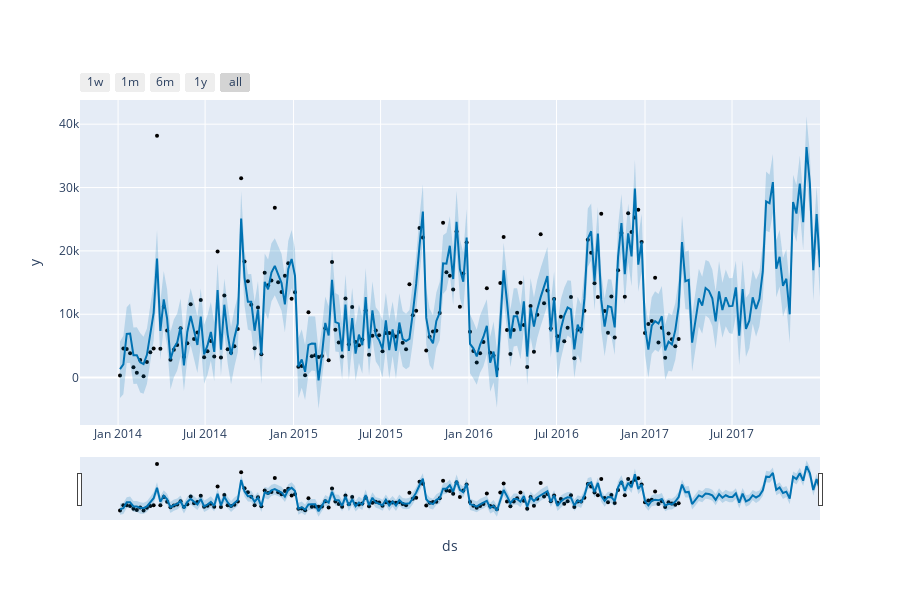
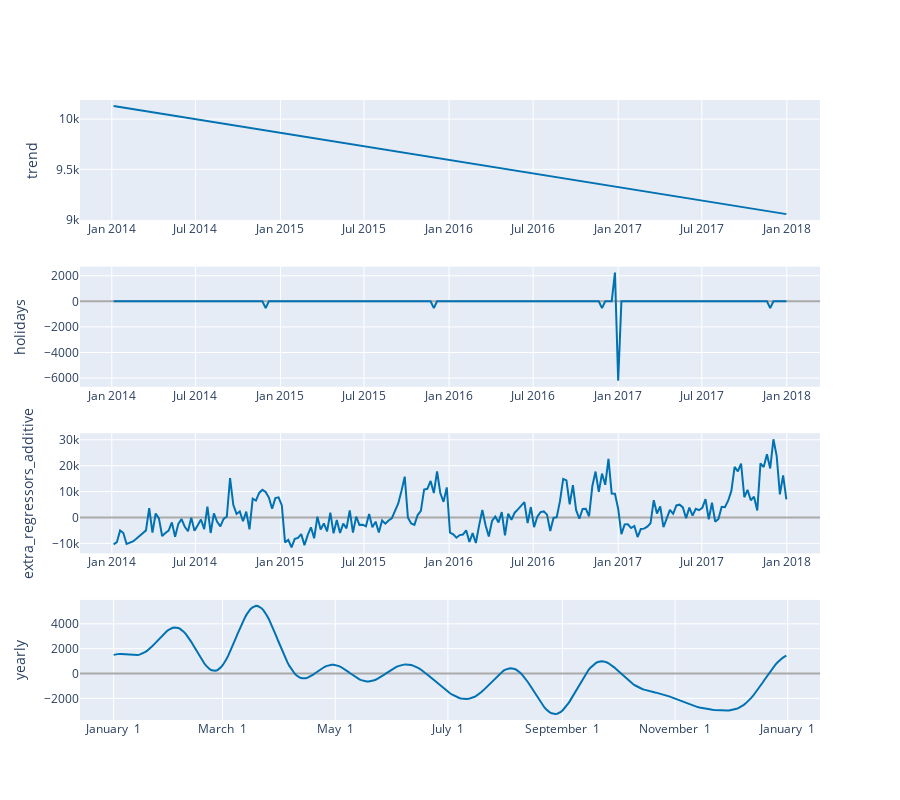
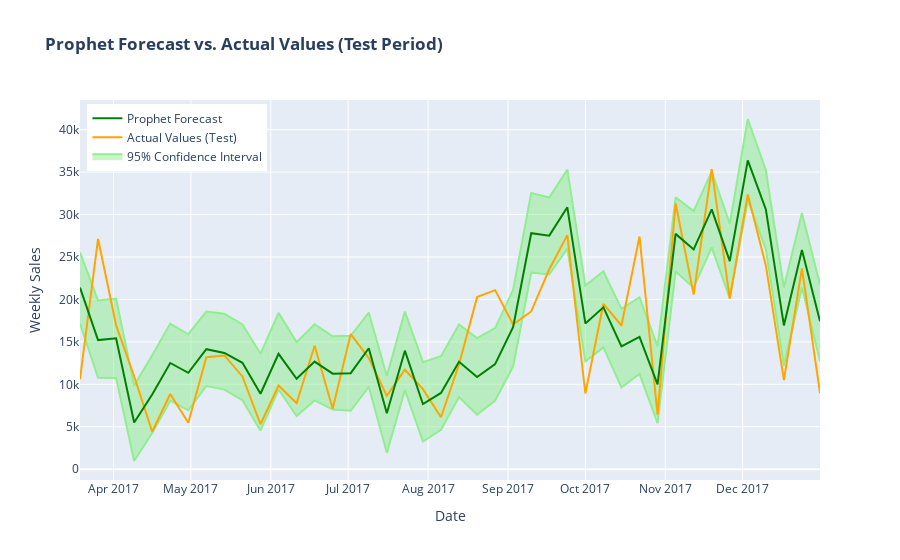

Notebook source saved alongside these figures, in order:
### Markdown cell above
**Dokumentasi Metode: Prophet**
 adalah library forecasting dari Meta (Facebook) yang dirancang untuk menjadi intuitif dan robust, terutama untuk data bisnis yang memiliki pola musiman kuat disertai dengan efek hari libur. Prophet secara otomatis mendeteksi tren, perubahan tren (changepoints), serta pola musiman mingguan dan tahunan.

### Code cell
from prophet.plot import plot_plotly, plot_components_plotly
import plotly.graph_objects as go
from prophet import Prophet

# --- Persiapan Data untuk Prophet ---
# Prophet memerlukan kolom 'ds' (datestamp) dan 'y' (target)
prophet_df = pd.DataFrame()

prophet_df['ds'] = weekly_df.index
prophet_df['y'] = weekly_df['Sales'].values

prophet_df['Quantity'] = weekly_df['Quantity'].values
prophet_df['Discount'] = weekly_df['Discount'].values
prophet_df['month'] = weekly_df['month'].values

# Mendefinisikan hari libur (costum holidays)
holiday_df = pd.DataFrame({
    'holiday': 'black_friday',
    'ds': black_friday_dates,
    'lower_window': 0,
    'upper_window': 2
})

# Train Test Split
train_size = int(len(prophet_df) * 0.8)
train = prophet_df[:train_size]
test = prophet_df[train_size:]

# --- Konfigurasi dan Pelatihan Model ---
model_prophet = Prophet(
    holidays=holiday_df,
    yearly_seasonality=True,
    weekly_seasonality=False, # Data sudah mingguan
    daily_seasonality=False
)
model_prophet.add_country_holidays(country_name='US') # Menambahkan hari libur standar AS
model_prophet.add_regressor('Quantity')
model_prophet.add_regressor('Discount')
model_prophet.add_regressor('month')

model_prophet.fit(train)

# --- Forecasting dan Evaluasi ---
# Membuat dataframe 'future' yang berisi tanggal untuk peramalan
future = model_prophet.make_future_dataframe(periods=len(test), freq='W')
future = pd.merge(future, prophet_df.drop(columns='y'), on='ds', how='left') # Menambahkan data regressor
forecast_prophet = model_prophet.predict(future)

# --- Visualisasi Interaktif ---
# Gunakan plot bawaan Prophet yang sudah interaktif

print("Prophet Forecast, Plot Interaktif:")
fig1 = plot_plotly(model_prophet, forecast_prophet)
fig1.show()

# Create the components plot (interactive)
print("\nProphet Components Plot, Interaktif:")
fig2 = plot_components_plotly(model_prophet, forecast_prophet)
fig2.show()

print("\nPlot Interaktif Perbandingan:")
fig_custom = go.Figure()

forecast_test_period = forecast_prophet.iloc[-len(test):]

fig_custom.add_trace(go.Scatter(
    x=forecast_test_period['ds'],
    y=forecast_test_period['yhat_lower'],
    fill=None,
    mode='lines',
    line=dict(color='lightgreen'),
    showlegend=False
))
fig_custom.add_trace(go.Scatter(
    x=forecast_test_period['ds'],
    y=forecast_test_period['yhat_upper'],
    fill='tonexty',
    mode='lines',
    line=dict(color='lightgreen'),
    name='95% Confidence Interval'
))

fig_custom.add_trace(go.Scatter(
    x=test['ds'],
    y=test['y'],
    name='Actual Values (Test)',
    mode='lines',
    line=dict(color='orange')
))

fig_custom.add_trace(go.Scatter(
    x=forecast_test_period['ds'],
    y=forecast_test_period['yhat'],
    name='Prophet Forecast',
    mode='lines',
    line=dict(color='green')
))

fig_custom.update_layout(
    title_text="<b>Prophet Forecast vs. Actual Values (Test Period)</b>",
    xaxis_title="Date",
    yaxis_title="Weekly Sales",
    legend=dict(x=0.01, y=0.99)
)

fig_custom.show()

# --- Metrik Evaluasi ---
y_forecast_prophet = forecast_prophet.iloc[-len(test):]['yhat']
y_test_prophet = test['y']
mae_prophet = mean_absolute_error(y_test_prophet, y_forecast_prophet)
mape_prophet = mean_absolute_percentage_error(y_test_prophet, y_forecast_prophet)
print(f"MAE Prophet: ${mae_prophet:,.2f}")
print(f"MAPE Prophet: {mape_prophet:.2%}")

### Figure 1 — Plotly figure (JSON) as saved in the notebook; plotly's stock layout.template omitted (floating-point values rounded to 4 significant figures; data arrays with more than 128 entries replaced by an {"elided": "..."} marker saying what was removed)
{"data": [{"marker": {"color": "black", "size": 4}, "mode": "markers", "name": "Actual", "type": "scatter", "x": {"elided": "167 str values"}, "y": {"elided": "167 float values"}}, {"hoverinfo": "skip", "line": {"width": 0}, "mode": "lines", "type": "scatter", "x": {"elided": "209 str values"}, "y": {"elided": "209 float values"}}, {"fill": "tonexty", "fillcolor": "rgba(0, 114, 178, 0.2)", "line": {"color": "#0072B2", "width": 2}, "mode": "lines", "name": "Predicted", "type": "scatter", "x": {"elided": "209 str values"}, "y": {"elided": "209 float values"}}, {"fill": "tonexty", "fillcolor": "rgba(0, 114, 178, 0.2)", "hoverinfo": "skip", "line": {"width": 0}, "mode": "lines", "type": "scatter", "x": {"elided": "209 str values"}, "y": {"elided": "209 float values"}}], "layout": {"height": 600, "showlegend": false, "width": 900, "xaxis": {"rangeselector": {"buttons": [{"count": 7, "label": "1w", "step": "day", "stepmode": "backward"}, {"count": 1, "label": "1m", "step": "month", "stepmode": "backward"}, {"count": 6, "label": "6m", "step": "month", "stepmode": "backward"}, {"count": 1, "label": "1y", "step": "year", "stepmode": "backward"}, {"step": "all"}]}, "rangeslider": {"visible": true}, "title": {"text": "ds"}, "type": "date"}, "yaxis": {"title": {"text": "y"}}}}

### Figure 2 — Plotly figure (JSON) as saved in the notebook; plotly's stock layout.template omitted (floating-point values rounded to 4 significant figures; data arrays with more than 128 entries replaced by an {"elided": "..."} marker saying what was removed)
{"data": [{"line": {"color": "#0072B2", "width": 2}, "mode": "lines", "name": "trend", "type": "scatter", "x": {"elided": "209 str values"}, "xaxis": "x", "y": {"elided": "209 float values"}, "yaxis": "y"}, {"line": {"color": "rgba(0, 114, 178, 0.2)", "width": 0}, "mode": "lines", "name": "trend_upper", "type": "scatter", "x": {"elided": "209 str values"}, "xaxis": "x", "y": {"elided": "209 float values"}, "yaxis": "y"}, {"fill": "tonexty", "fillcolor": "rgba(0, 114, 178, 0.2)", "line": {"color": "rgba(0, 114, 178, 0.2)", "width": 0}, "mode": "lines", "name": "trend_lower", "type": "scatter", "x": {"elided": "209 str values"}, "xaxis": "x", "y": {"elided": "209 float values"}, "yaxis": "y"}, {"line": {"color": "#0072B2", "width": 2}, "mode": "lines", "name": "holidays", "text": {"elided": "209 str values"}, "type": "scatter", "x": {"elided": "209 str values"}, "xaxis": "x2", "y": {"elided": "209 float values"}, "yaxis": "y2"}, {"line": {"color": "#0072B2", "width": 2}, "mode": "lines", "name": "extra_regressors_additive", "type": "scatter", "x": {"elided": "209 str values"}, "xaxis": "x3", "y": {"elided": "209 float values"}, "yaxis": "y3"}, {"line": {"color": "#0072B2", "width": 2}, "mode": "lines", "name": "yearly", "type": "scatter", "x": {"elided": "365 str values"}, "xaxis": "x4", "y": {"elided": "365 float values"}, "yaxis": "y4"}], "layout": {"height": 800, "showlegend": false, "width": 900, "xaxis": {"anchor": "y", "domain": [0, 1], "range": ["2013-10-24T04:48:00", "2018-03-13T19:12:00"], "type": "date"}, "xaxis2": {"anchor": "y2", "domain": [0, 1], "range": ["2013-10-24T04:48:00", "2018-03-13T19:12:00"], "type": "date"}, "xaxis3": {"anchor": "y3", "domain": [0, 1], "range": ["2013-10-24T04:48:00", "2018-03-13T19:12:00"], "type": "date"}, "xaxis4": {"anchor": "y4", "domain": [0, 1], "range": ["2016-12-13T18:54:02.958904115", "2018-01-18T11:04:57.863013581"], "tickformat": "%B %e", "type": "date"}, "yaxis": {"anchor": "x", "domain": [0.8063, 1], "rangemode": "normal", "title": {"text": "trend"}, "zerolinecolor": "#AAA"}, "yaxis2": {"anchor": "x2", "domain": [0.5375, 0.7312], "rangemode": "tozero", "title": {"text": "holidays"}, "zerolinecolor": "#AAA"}, "yaxis3": {"anchor": "x3", "domain": [0.2687, 0.4625], "rangemode": "tozero", "title": {"text": "extra_regressors_additive"}, "zerolinecolor": "#AAA"}, "yaxis4": {"anchor": "x4", "domain": [0, 0.1938], "title": {"text": "yearly"}, "zerolinecolor": "#AAA"}}}

### Figure 3 — Plotly figure (JSON) as saved in the notebook; plotly's stock layout.template omitted (floating-point values rounded to 4 significant figures)
{"data": [{"line": {"color": "lightgreen"}, "mode": "lines", "showlegend": false, "type": "scatter", "x": ["2017-03-19T00:00:00.000000000", "2017-03-26T00:00:00.000000000", "2017-04-02T00:00:00.000000000", "2017-04-09T00:00:00.000000000", "2017-04-16T00:00:00.000000000", "2017-04-23T00:00:00.000000000", "2017-04-30T00:00:00.000000000", "2017-05-07T00:00:00.000000000", "2017-05-14T00:00:00.000000000", "2017-05-21T00:00:00.000000000", "2017-05-28T00:00:00.000000000", "2017-06-04T00:00:00.000000000", "2017-06-11T00:00:00.000000000", "2017-06-18T00:00:00.000000000", "2017-06-25T00:00:00.000000000", "2017-07-02T00:00:00.000000000", "2017-07-09T00:00:00.000000000", "2017-07-16T00:00:00.000000000", "2017-07-23T00:00:00.000000000", "2017-07-30T00:00:00.000000000", "2017-08-06T00:00:00.000000000", "2017-08-13T00:00:00.000000000", "2017-08-20T00:00:00.000000000", "2017-08-27T00:00:00.000000000", "2017-09-03T00:00:00.000000000", "2017-09-10T00:00:00.000000000", "2017-09-17T00:00:00.000000000", "2017-09-24T00:00:00.000000000", "2017-10-01T00:00:00.000000000", "2017-10-08T00:00:00.000000000", "2017-10-15T00:00:00.000000000", "2017-10-22T00:00:00.000000000", "2017-10-29T00:00:00.000000000", "2017-11-05T00:00:00.000000000", "2017-11-12T00:00:00.000000000", "2017-11-19T00:00:00.000000000", "2017-11-26T00:00:00.000000000", "2017-12-03T00:00:00.000000000", "2017-12-10T00:00:00.000000000", "2017-12-17T00:00:00.000000000", "2017-12-24T00:00:00.000000000", "2017-12-31T00:00:00.000000000"], "y": [17170.0, 10780.0, 10760.0, 969.1, 4275.0, 8079.0, 6941.0, 9800.0, 9379.0, 8138.0, 4539.0, 9386.0, 6271.0, 8100.0, 7046.0, 6884.0, 9713.0, 1930.0, 9315.0, 3257.0, 4648.0, 8503.0, 6435.0, 8093.0, 12120.0, 23160.0, 22940.0, 25990.0, 12700.0, 14340.0, 9622.0, 11220.0, 5418.0, 23290.0, 21390.0, 26140.0, 20130.0, 31660.0, 25920.0, 12180.0, 21420.0, 12730.0]}, {"fill": "tonexty", "line": {"color": "lightgreen"}, "mode": "lines", "name": "95% Confidence Interval", "type": "scatter", "x": ["2017-03-19T00:00:00.000000000", "2017-03-26T00:00:00.000000000", "2017-04-02T00:00:00.000000000", "2017-04-09T00:00:00.000000000", "2017-04-16T00:00:00.000000000", "2017-04-23T00:00:00.000000000", "2017-04-30T00:00:00.000000000", "2017-05-07T00:00:00.000000000", "2017-05-14T00:00:00.000000000", "2017-05-21T00:00:00.000000000", "2017-05-28T00:00:00.000000000", "2017-06-04T00:00:00.000000000", "2017-06-11T00:00:00.000000000", "2017-06-18T00:00:00.000000000", "2017-06-25T00:00:00.000000000", "2017-07-02T00:00:00.000000000", "2017-07-09T00:00:00.000000000", "2017-07-16T00:00:00.000000000", "2017-07-23T00:00:00.000000000", "2017-07-30T00:00:00.000000000", "2017-08-06T00:00:00.000000000", "2017-08-13T00:00:00.000000000", "2017-08-20T00:00:00.000000000", "2017-08-27T00:00:00.000000000", "2017-09-03T00:00:00.000000000", "2017-09-10T00:00:00.000000000", "2017-09-17T00:00:00.000000000", "2017-09-24T00:00:00.000000000", "2017-10-01T00:00:00.000000000", "2017-10-08T00:00:00.000000000", "2017-10-15T00:00:00.000000000", "2017-10-22T00:00:00.000000000", "2017-10-29T00:00:00.000000000", "2017-11-05T00:00:00.000000000", "2017-11-12T00:00:00.000000000", "2017-11-19T00:00:00.000000000", "2017-11-26T00:00:00.000000000", "2017-12-03T00:00:00.000000000", "2017-12-10T00:00:00.000000000", "2017-12-17T00:00:00.000000000", "2017-12-24T00:00:00.000000000", "2017-12-31T00:00:00.000000000"], "y": [25540.0, 19880.0, 20110.0, 9864.0, 13430.0, 17160.0, 15900.0, 18580.0, 18310.0, 17060.0, 13590.0, 18410.0, 14970.0, 17080.0, 15670.0, 15720.0, 18450.0, 10990.0, 18560.0, 12620.0, 13320.0, 17040.0, 15440.0, 16620.0, 21160.0, 32550.0, 32010.0, 35290.0, 21620.0, 23320.0, 18890.0, 20260.0, 14460.0, 32030.0, 30400.0, 35040.0, 28910.0, 41250.0, 35220.0, 21400.0, 30190.0, 21750.0]}, {"line": {"color": "orange"}, "mode": "lines", "name": "Actual Values (Test)", "type": "scatter", "x": ["2017-03-19T00:00:00.000000000", "2017-03-26T00:00:00.000000000", "2017-04-02T00:00:00.000000000", "2017-04-09T00:00:00.000000000", "2017-04-16T00:00:00.000000000", "2017-04-23T00:00:00.000000000", "2017-04-30T00:00:00.000000000", "2017-05-07T00:00:00.000000000", "2017-05-14T00:00:00.000000000", "2017-05-21T00:00:00.000000000", "2017-05-28T00:00:00.000000000", "2017-06-04T00:00:00.000000000", "2017-06-11T00:00:00.000000000", "2017-06-18T00:00:00.000000000", "2017-06-25T00:00:00.000000000", "2017-07-02T00:00:00.000000000", "2017-07-09T00:00:00.000000000", "2017-07-16T00:00:00.000000000", "2017-07-23T00:00:00.000000000", "2017-07-30T00:00:00.000000000", "2017-08-06T00:00:00.000000000", "2017-08-13T00:00:00.000000000", "2017-08-20T00:00:00.000000000", "2017-08-27T00:00:00.000000000", "2017-09-03T00:00:00.000000000", "2017-09-10T00:00:00.000000000", "2017-09-17T00:00:00.000000000", "2017-09-24T00:00:00.000000000", "2017-10-01T00:00:00.000000000", "2017-10-08T00:00:00.000000000", "2017-10-15T00:00:00.000000000", "2017-10-22T00:00:00.000000000", "2017-10-29T00:00:00.000000000", "2017-11-05T00:00:00.000000000", "2017-11-12T00:00:00.000000000", "2017-11-19T00:00:00.000000000", "2017-11-26T00:00:00.000000000", "2017-12-03T00:00:00.000000000", "2017-12-10T00:00:00.000000000", "2017-12-17T00:00:00.000000000", "2017-12-24T00:00:00.000000000", "2017-12-31T00:00:00.000000000"], "y": [10590.0, 27130.0, 16950.0, 10960.0, 4421.0, 8866.0, 5484.0, 13200.0, 13410.0, 10930.0, 5299.0, 9854.0, 7783.0, 14550.0, 7115.0, 15920.0, 13090.0, 8644.0, 11720.0, 9439.0, 6123.0, 12350.0, 20270.0, 21090.0, 17050.0, 18580.0, 23550.0, 27580.0, 8921.0, 19480.0, 16930.0, 27410.0, 6423.0, 31330.0, 20570.0, 35340.0, 20090.0, 32350.0, 24010.0, 10500.0, 23660.0, 8978.0]}, {"line": {"color": "green"}, "mode": "lines", "name": "Prophet Forecast", "type": "scatter", "x": ["2017-03-19T00:00:00.000000000", "2017-03-26T00:00:00.000000000", "2017-04-02T00:00:00.000000000", "2017-04-09T00:00:00.000000000", "2017-04-16T00:00:00.000000000", "2017-04-23T00:00:00.000000000", "2017-04-30T00:00:00.000000000", "2017-05-07T00:00:00.000000000", "2017-05-14T00:00:00.000000000", "2017-05-21T00:00:00.000000000", "2017-05-28T00:00:00.000000000", "2017-06-04T00:00:00.000000000", "2017-06-11T00:00:00.000000000", "2017-06-18T00:00:00.000000000", "2017-06-25T00:00:00.000000000", "2017-07-02T00:00:00.000000000", "2017-07-09T00:00:00.000000000", "2017-07-16T00:00:00.000000000", "2017-07-23T00:00:00.000000000", "2017-07-30T00:00:00.000000000", "2017-08-06T00:00:00.000000000", "2017-08-13T00:00:00.000000000", "2017-08-20T00:00:00.000000000", "2017-08-27T00:00:00.000000000", "2017-09-03T00:00:00.000000000", "2017-09-10T00:00:00.000000000", "2017-09-17T00:00:00.000000000", "2017-09-24T00:00:00.000000000", "2017-10-01T00:00:00.000000000", "2017-10-08T00:00:00.000000000", "2017-10-15T00:00:00.000000000", "2017-10-22T00:00:00.000000000", "2017-10-29T00:00:00.000000000", "2017-11-05T00:00:00.000000000", "2017-11-12T00:00:00.000000000", "2017-11-19T00:00:00.000000000", "2017-11-26T00:00:00.000000000", "2017-12-03T00:00:00.000000000", "2017-12-10T00:00:00.000000000", "2017-12-17T00:00:00.000000000", "2017-12-24T00:00:00.000000000", "2017-12-31T00:00:00.000000000"], "y": [21400.0, 15210.0, 15420.0, 5509.0, 8810.0, 12510.0, 11360.0, 14140.0, 13700.0, 12530.0, 8890.0, 13600.0, 10650.0, 12680.0, 11260.0, 11310.0, 14250.0, 6604.0, 13960.0, 7675.0, 8989.0, 12670.0, 10850.0, 12390.0, 16760.0, 27800.0, 27520.0, 30850.0, 17180.0, 19070.0, 14470.0, 15600.0, 9988.0, 27720.0, 25890.0, 30610.0, 24520.0, 36380.0, 30600.0, 16940.0, 25810.0, 17430.0]}], "layout": {"legend": {"x": 0.01, "y": 0.99}, "title": {"text": "<b>Prophet Forecast vs. Actual Values (Test Period)</b>"}, "xaxis": {"title": {"text": "Date"}}, "yaxis": {"title": {"text": "Weekly Sales"}}}}
